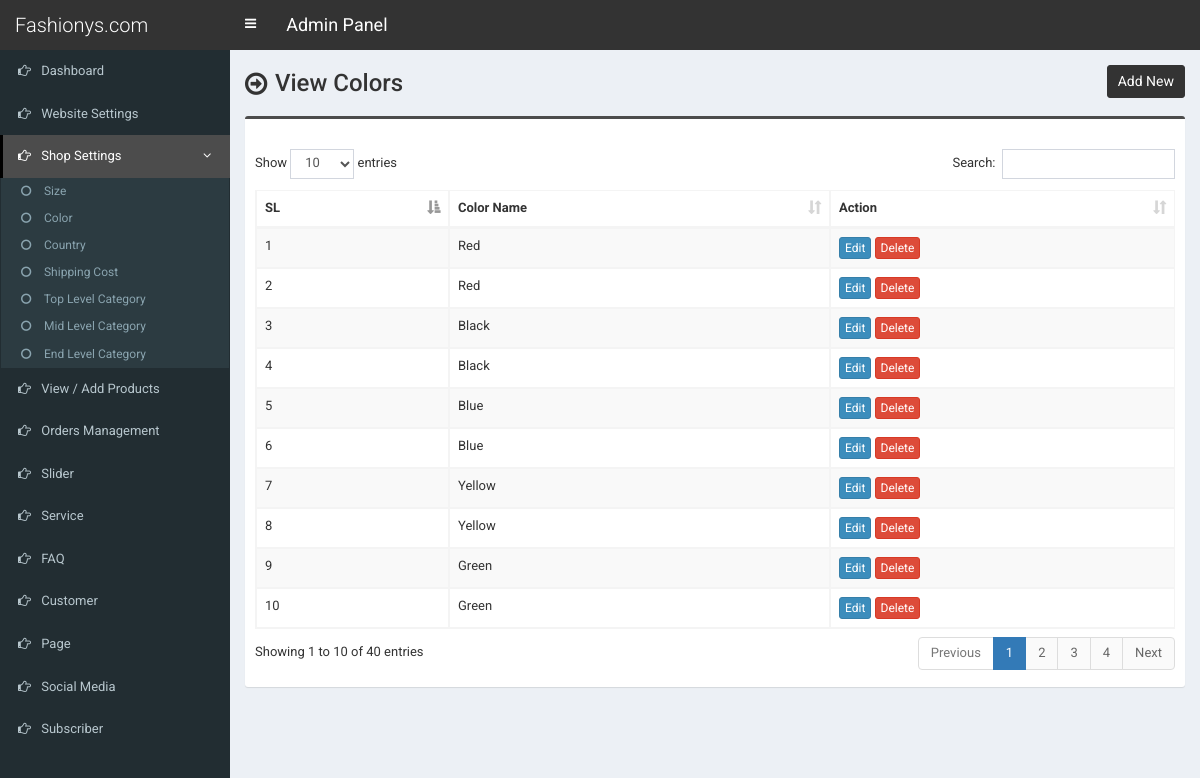
The page /admin/color.php on the database its author committed.
### tables this page shows
CREATE TABLE `tbl_color` (
  `color_id` int(11) NOT NULL,
  `color_name` varchar(255) NOT NULL
);

### admin/color.php (the view, shortened to what this page needs)
<?php require_once('header.php'); ?>
<section class="content-header">
	<div class="content-header-left">
		<h1>View Colors</h1>
	</div>
	<div class="content-header-right">
		<a href="color-add.php" class="btn btn-primary btn-sm">Add New</a>
	</div>
</section>
<section class="content">
  <div class="row">
    <div class="col-md-12">
      <div class="box box-info">
        <div class="box-body table-responsive">
          <table id="example1" class="table table-bordered table-striped">
			<thead>
			    <tr>
			        <th>SL</th>
			        <th>Color Name</th>
			        <th>Action</th>
			    </tr>
			</thead>
            <tbody>
            	<?php
            	$i=0;
            	$statement = $pdo->prepare("SELECT * FROM tbl_color ORDER BY color_id ASC");
            	$statement->execute();
            	$result = $statement->fetchAll(PDO::FETCH_ASSOC);
            	foreach ($result as $row) {
            		$i++;
            		?>
					<tr>
	                    <td><?php echo $i; ?></td>
	                    <td><?php echo $row['color_name']; ?></td>
	                    <td>
	                        <a href="color-edit.php?id=<?php echo $row['color_id']; ?>" class="btn btn-primary btn-xs">Edit</a>
	                        <a href="#" class="btn btn-danger btn-xs" data-href="color-delete.php?id=<?php echo $row['color_id']; ?>" data-toggle="modal" data-target="#confirm-delete">Delete</a>
	                    </td>
	                </tr>
            		<?php
            	}
            	?>
            </tbody>
          </table>
        </div>
      </div>
</section>
<?php require_once('footer.php'); ?>

### admin/style.css (style rules this page uses)
body { font-size: 13px; font-family: 'Roboto', sans-serif; }
.content-header>h1, .content-header .content-header-left h1 { font-family: 'Roboto', sans-serif; }
.box-info { padding-top: 20px; }
.content-header { overflow: hidden; }
.content-header .content-header-left { float: left; padding-top: 5px; }
.content-header .content-header-right { float: right; }
.content-header .content-header-left h1 { margin-top: 0; margin-bottom: 0; padding-left: 30px; padding-bottom: 5px; font-size: 24px; position: relative; }
.content-header .content-header-left h1:before { position: absolute; top: 0; left: 0; font-family: 'FontAwesome', sans-serif; font-size: 26px; content: '\f18e'; }
.content-header .content-header-right a { position: relative; font-size: 14px; }
.box.box-info { border-top-color: #4c4c4c; }
.content-header .content-header-right a { background-color: #333333; border-color: #333333; }

### rows shown on the page
tbl_color: color_name "Red"
tbl_color: color_name "Red"
tbl_color: color_name "Black"
tbl_color: color_name "Black"
tbl_color: color_name "Blue"
tbl_color: color_name "Blue"
tbl_color: color_name "Yellow"
tbl_color: color_name "Yellow"
tbl_color: color_name "Green"
tbl_color: color_name "Green"
